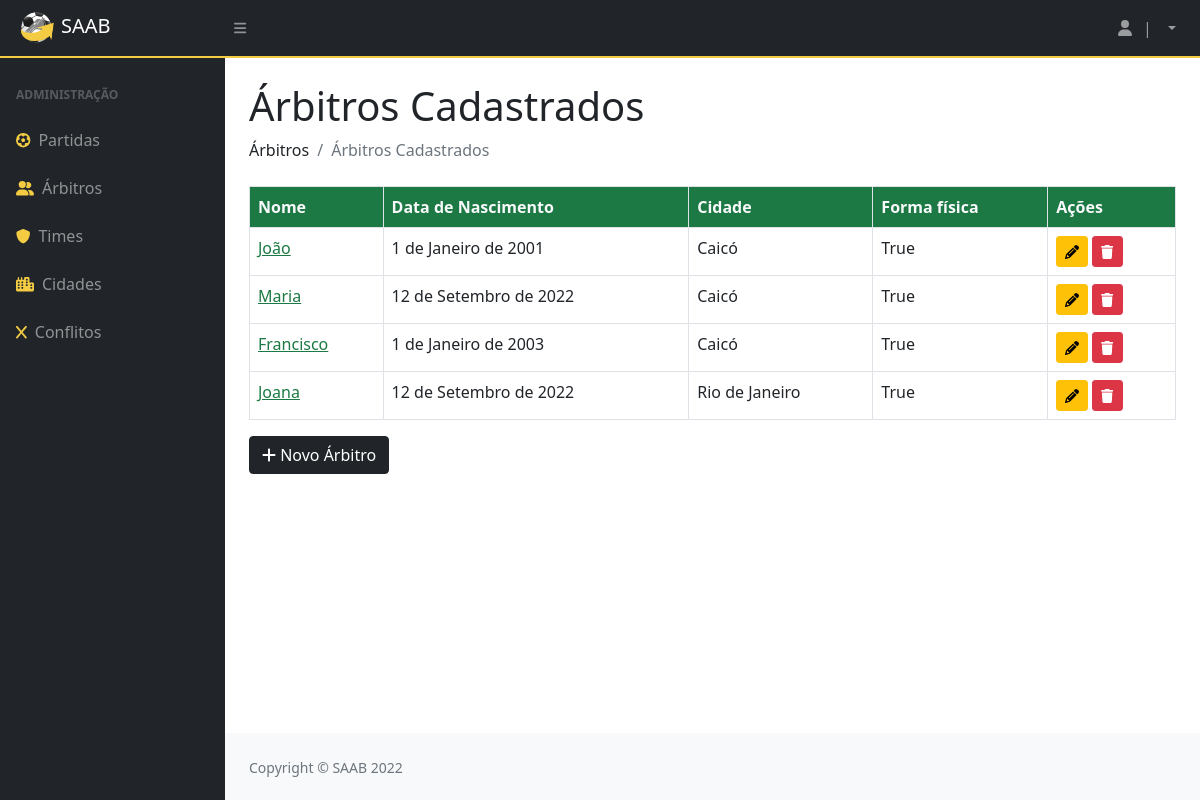
/arbitros/, run on the app's committed database.
### privado/models.py (models this page shows, shortened)
class Arbitro(models.Model):
    codigo = models.AutoField(primary_key=True)
    datanasc = models.DateField()
    cidade = models.ForeignKey(Cidade, on_delete=models.CASCADE)
    nome = models.CharField(max_length=100)
    formafisica = models.BooleanField()

class Cidade(models.Model):
    codigo = models.AutoField(primary_key=True)
    nome = models.CharField(max_length=100)
    def __str__(self):
        return (self.nome)

### privado/views.py (the view)
# urls.py: path('arbitros/', arbitros, name="url_arbitros"),
@has_permission_decorator('mexer_no_sistema')
def arbitros(request):
    arbt = Arbitro.objects.all()
    pacote = {"arbitros": arbt, "editArbitro": 123}
    return render(request, "SAAB/arbitros.html", pacote)

### privado/templates/SAAB/arbitros.html (shortened to what this page needs)
{% extends 'SAAB/layout.html' %}
{% block conteudo %}
{% load static %}
{% load crispy_forms_tags %}
<!DOCTYPE html>
<html>
<head>
</head>
<body>
    <h1 class="mt-4">Árbitros Cadastrados</h1>
    <ol class="breadcrumb mb-4">
        <li class="breadcrumb-item">Árbitros</li>
        <li class="breadcrumb-item active">Árbitros Cadastrados</li>
    </ol>
    <table class="table table-bordered">
        <thead class="text-light">
            <tr>
                <th>Nome</th>
                <th>Data de Nascimento</th>
                <th>Cidade</th>
                <th>Forma física</th>
                <th>Ações</th>
            </tr>
        </thead>
        {% for i in arbitros %}
        <tr>
            <td><a href="{% url 'url_detalhamentoArbitro' i.codigo %}" class="text-verde">{{ i.nome }}</a></td>
            <td>{{ i.datanasc }}</td>
            <td>{{ i.cidade }}</td>
            <td>{{ i.formafisica }}</td>
            <td>
                <a href="{% url 'url_updateArbitro' i.codigo %}"><button type= "button" class="btn btn-warning btn-sm"><i
                            class="fas fa-pencil"></i></button></a>
                <a href="{% url 'url_deleteArbitro' i.codigo %}"><button class="btn btn-danger btn-sm"><i
                            class="fas fa-trash"></i></button></a>
            </td>
        </tr>
        {% endfor %}
    </table>
    <a href="{% url 'url_formArbitro' %}"><button class="btn btn-dark"><i class="fa-solid fa-plus"></i>&nbsp;Novo Árbitro</button></a>
</body>
</html>
{% endblock %}

### data on the page
Arbitro: nome "João", datanasc "1 de Janeiro de 2001", cidade "Caicó", formafisica "True"
Arbitro: nome "Maria", datanasc "12 de Setembro de 2022", cidade "Caicó", formafisica "True"
Arbitro: nome "Francisco", datanasc "1 de Janeiro de 2003", cidade "Caicó", formafisica "True"
Arbitro: nome "Joana", datanasc "12 de Setembro de 2022", cidade "Rio de Janeiro", formafisica "True"
